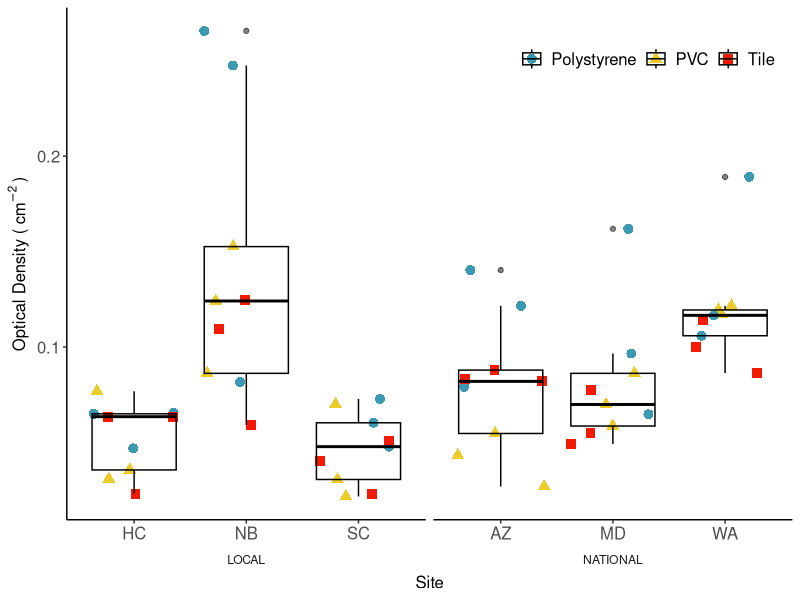
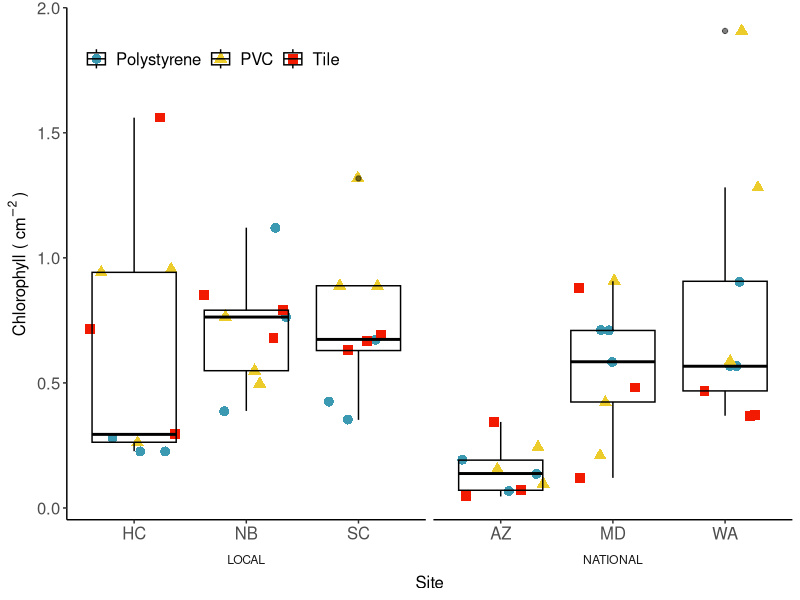
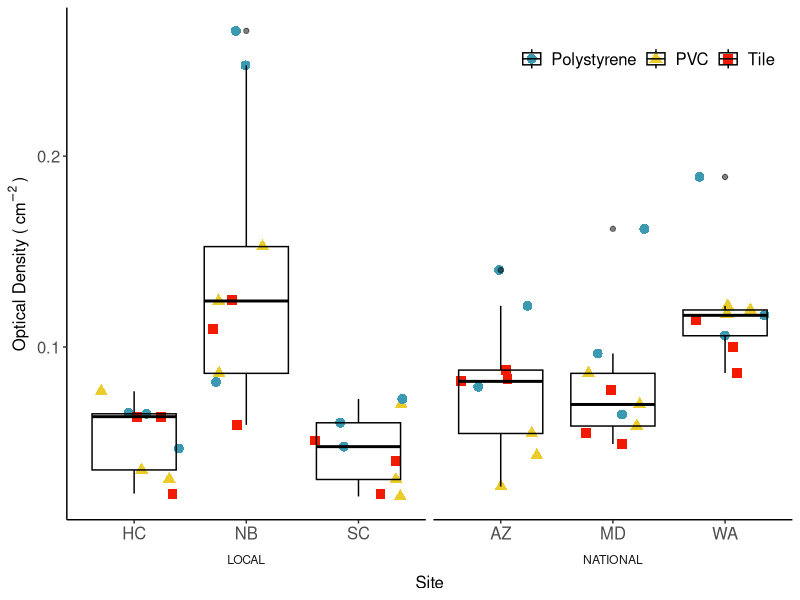
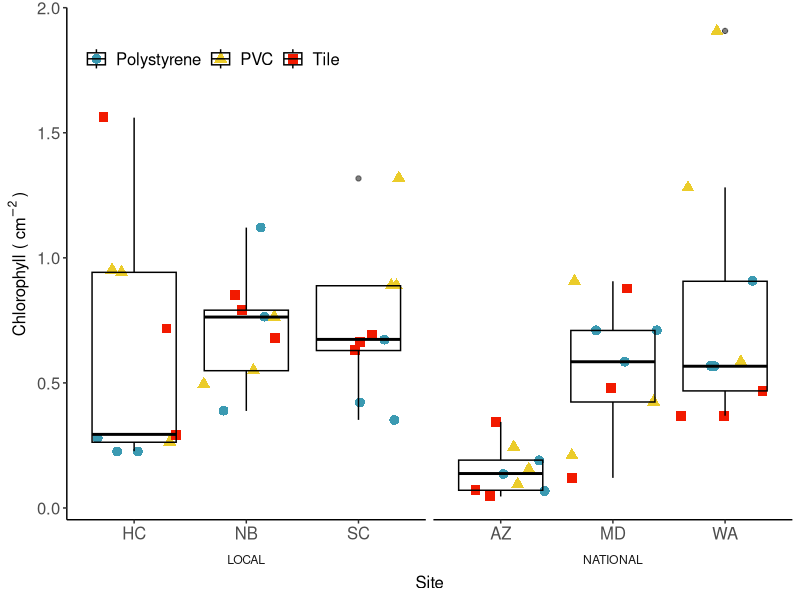

These charts were generated, in order, by the following R code:
## ---- chunk 1
#knitr::opts_chunk$set(echo = TRUE)

##Loading Packages
# ipak function: install and load multiple R packages.
# checks to see if packages are installed. Install them if they are not, then load them into the R session.
ipak <- function(pkg){
    new.pkg <- pkg[!(pkg %in% installed.packages()[, "Package"])]
    if (length(new.pkg)) 
        install.packages(new.pkg, dependencies = TRUE, repos='http://cran.us.r-project.org')
    sapply(pkg, require, character.only = TRUE)
}
# Package list.  Contains all needed packages as a this writing.  To update, simply add new package name to the list!
packages <- c("ggplot2", 
              "plyr", 
              "reshape2", 
              "RColorBrewer", 
              "scales", 
              "grid",
              "VennDiagram",
              "bibtex",
              "vegan",
              "RAM",
              "tidyr",
              "Rmisc",
              "glue",
              "reshape",
              "reshape2",
              "lemon",
              "gapminder",
              "magrittr",
              "dplyr",
              "ggpubr",
              "gridExtra",
              "patternplot",
              "tibble",
              "gplots",
              "broom",
              "data.table",
              "devtools",
              "wesanderson")
ipak(packages)

## ---- chunk 2
OpticalDensity.df<-read.csv(file="OD_RawData.csv")

## ---- chunk 3

OD_Plot<-ggplot(OpticalDensity.df,aes(x=SITE, y=OPTICAL_DENSITY, group=SITE, shape=SUBSTRATE, color=SUBSTRATE))+
  geom_jitter(size=3)+
  scale_color_manual(values = c("#3B9AB2", "#EBCC2A", "#F21A00"))+
  theme_classic()+
  theme(legend.position=c(.8,.9),
        legend.direction = "horizontal",
        legend.title=element_blank(),
        axis.text=element_text(size=12),
        axis.title=element_text(size=12),
        legend.text=element_text(size=12),
        strip.background = element_blank(),
        strip.placement = "outside")+
  geom_boxplot(alpha=0.5, color = "black", fill = NA)+
  labs(y=bquote('Optical Density ('~cm^-2~')'),x='Site')+
  facet_grid(~LOCATION, switch= "x", scales = "free_x", space = "free_x")

OD_Plot

ggsave("OD_Plot.jpeg", device = "jpeg", width = 12, height = 8.5, units = "in")

## ---- chunk 4
Chlorophyll.df<-read.csv(file="Chl_RawData.csv")
## ---- chunk 5
Chlorophyll.df$CHLOROPHYLL =abs(286 * (((abs(Chlorophyll.df$X650B)-abs(Chlorophyll.df$X750B))-(abs(Chlorophyll.df$X650A)-abs(Chlorophyll.df$X750A))*5)/Chlorophyll.df$SUBSTRATE_AREA))
## ---- chunk 6
Chl_Plot<-ggplot(Chlorophyll.df,aes(x=SITE,y=CHLOROPHYLL,group=SITE,shape=SUBSTRATE,color=SUBSTRATE))+
  geom_jitter(size=3)+
  scale_color_manual(values = c("#3B9AB2", "#EBCC2A", "#F21A00"))+
  theme_classic()+
  theme(legend.position=c(.2,.9),
        legend.direction = "horizontal",
        legend.title=element_blank(),
        axis.text=element_text(size=12),
        axis.title=element_text(size=12),
        legend.text=element_text(size=12),
        strip.background = element_blank(),
        strip.placement = "outside")+
  geom_boxplot(alpha=0.5, color = "black", fill = NA)+
  labs(y=bquote('Chlorophyll ('~cm^-2~')'),x='Site')+
  facet_grid(~LOCATION, switch= "x", scales = "free_x", space = "free_x")

Chl_Plot


ggsave("Chl_Plot.jpeg", device = "jpeg", width = 12, height = 8.5, units = "in")
